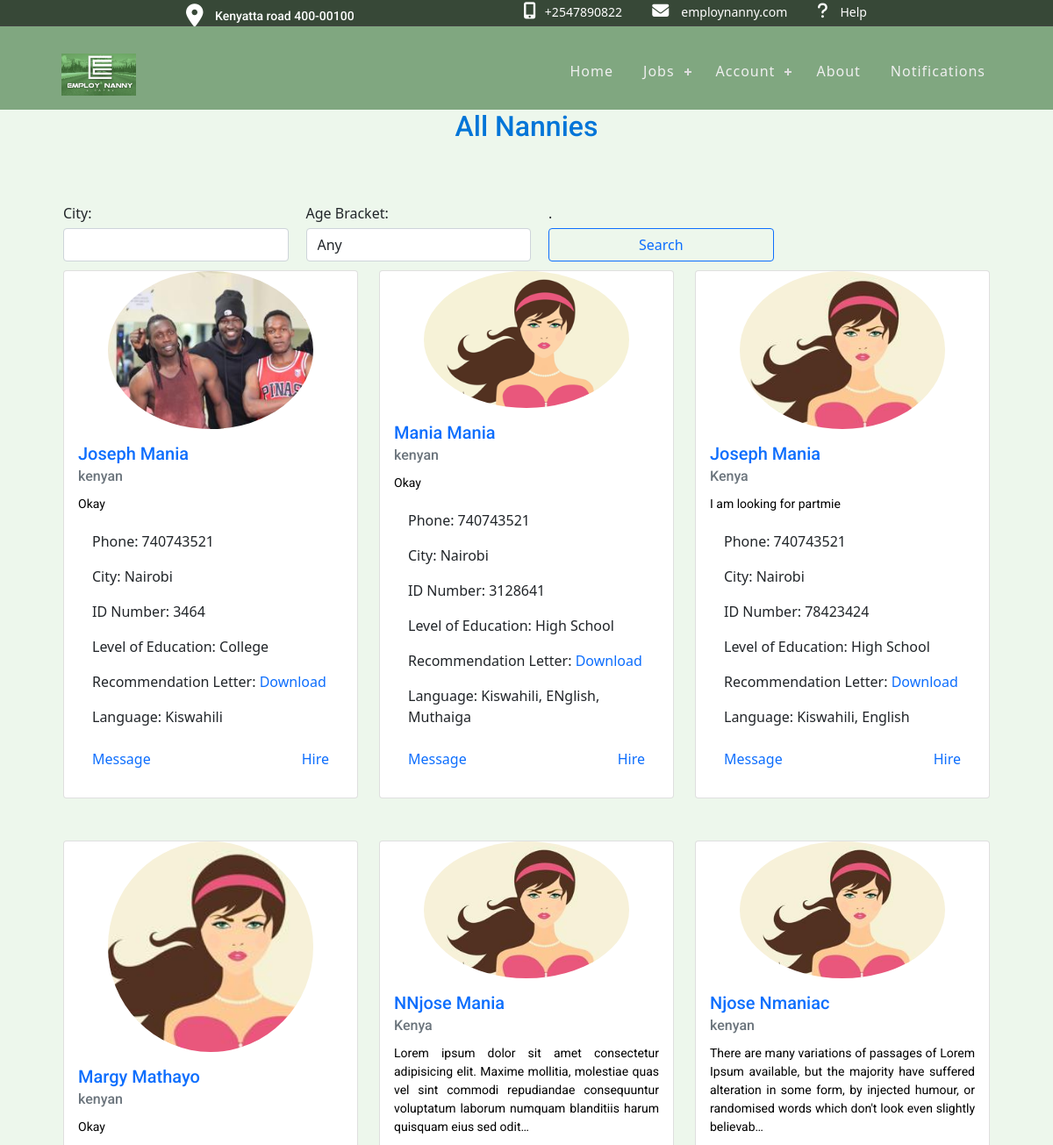
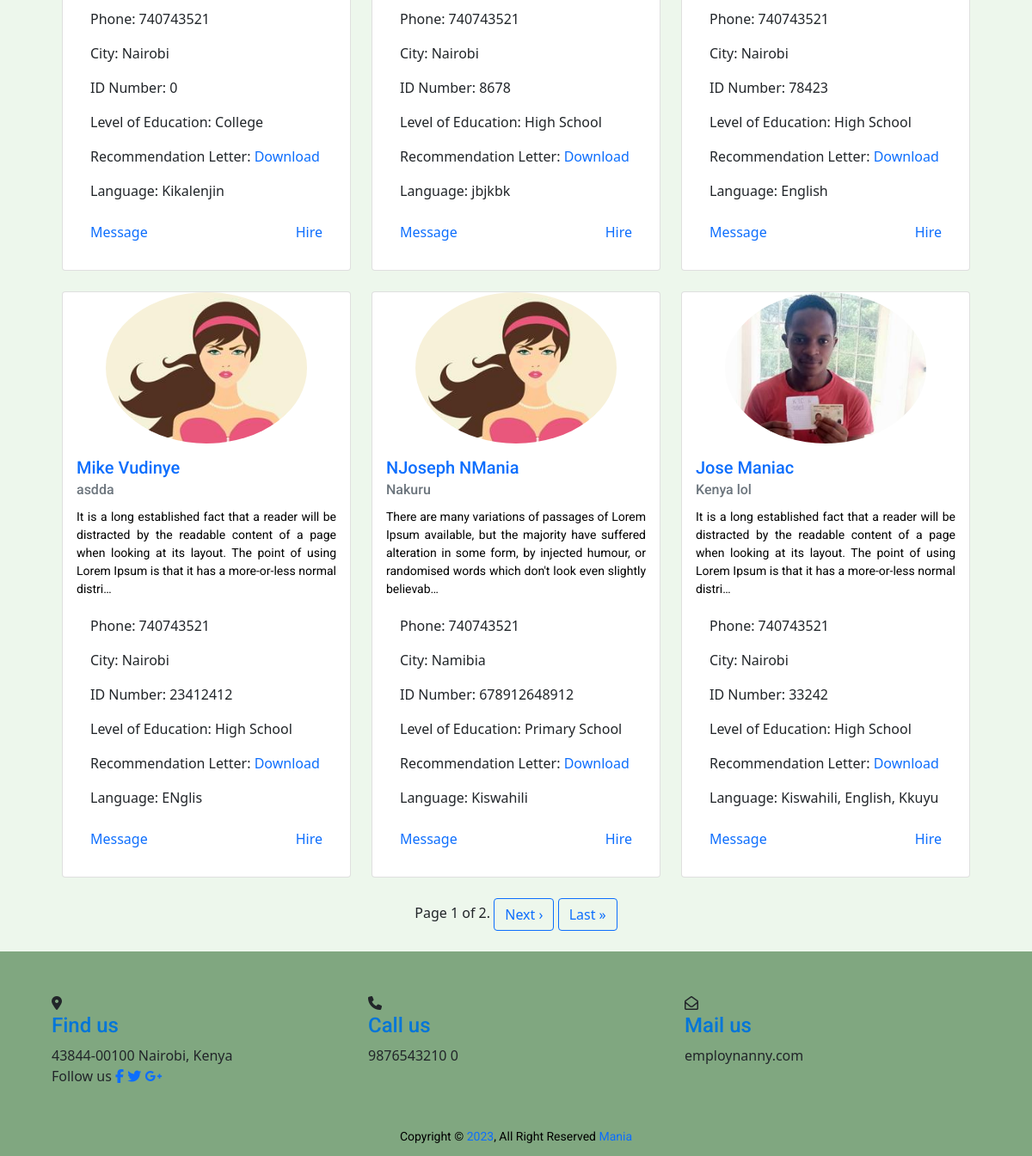
/nannies, run on an earlier commit of the app's database (2 pictures, top to bottom).
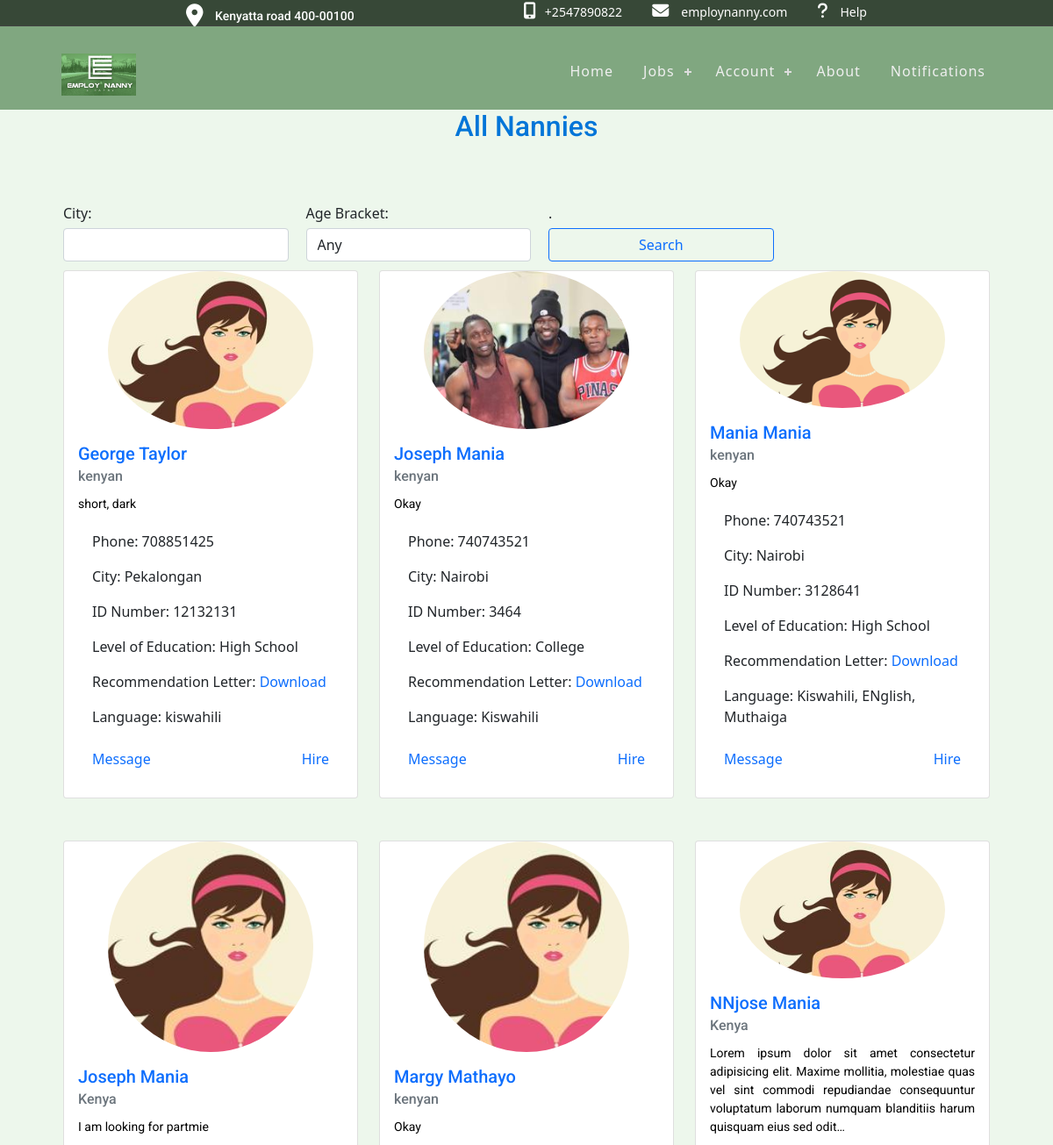
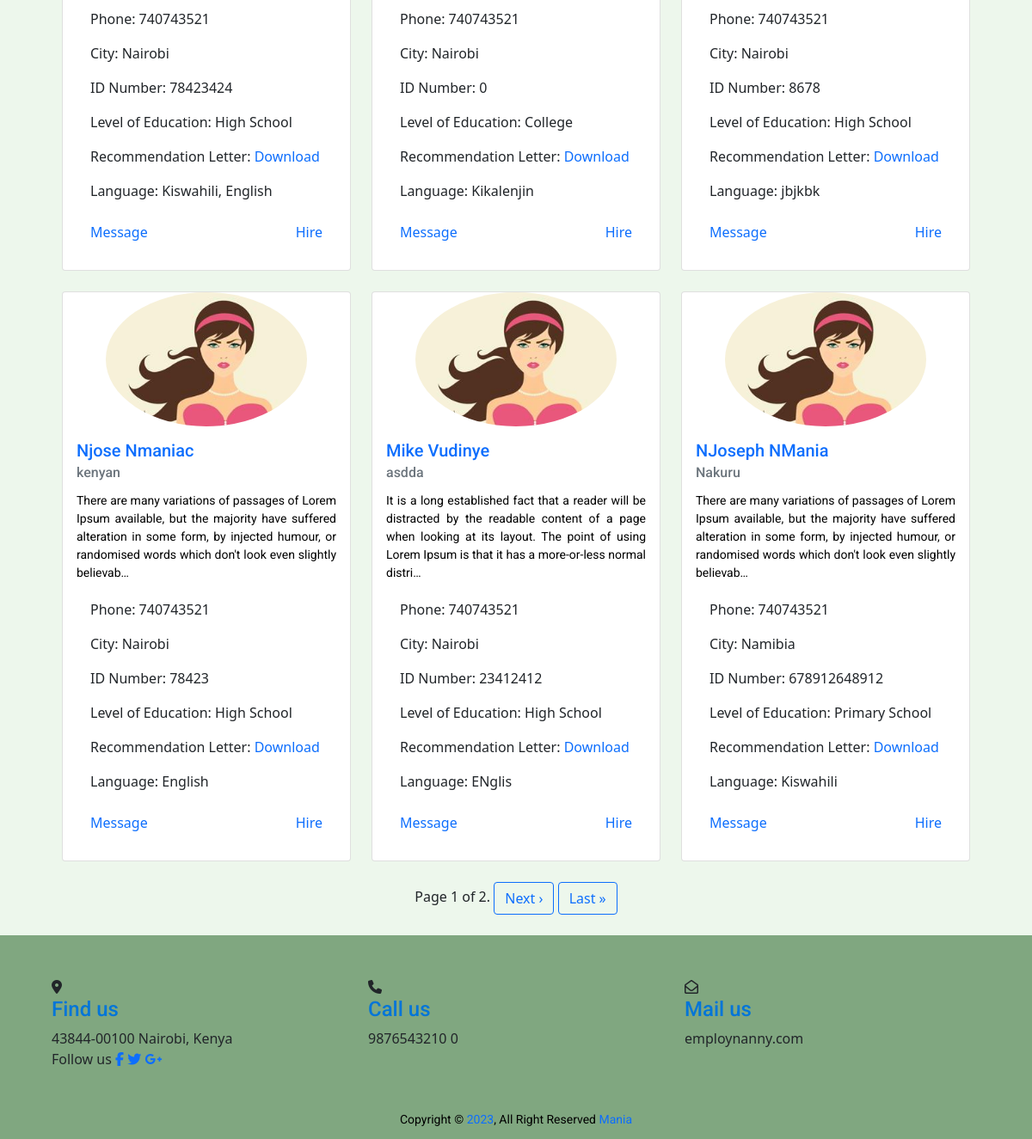
And on a later commit of the database (2 pictures, top to bottom).
### users/models.py (models this page shows, shortened)
class NannyDetails(models.Model):
    user = models.OneToOneField(User, on_delete=models.CASCADE)
    first_name = models.CharField(max_length=100)
    last_name = models.CharField(max_length=100)
    phone = models.IntegerField(default=0)
    city = models.CharField(max_length=100)
    address = models.CharField(max_length=200)
    id_number = models.IntegerField(default=0)
    level_of_education = models.CharField(
        max_length=100, choices=HIGHEST_LEVEL_EDUCATION)
    recommendation_letter = models.FileField(
        upload_to='recommendations/', null=True, blank=True)
    id_front_image = models.ImageField(
        upload_to='id_images/', default=0)
    id_back_image = models.ImageField(
        upload_to='id_images/', default=0)
    good_conduct_certificate = models.FileField(
        upload_to='good_conduct/', null=True, blank=True)
    nationality = models.CharField(max_length=100, choices=NATIONALITY_CHOICES)
    availability = models.CharField(
        max_length=100, choices=AVAILABILITY_CHOICES)
    language = models.CharField(max_length=200)
    date_joined = models.DateTimeField(auto_now_add=True)
    years_of_experience = models.IntegerField(default=0)
    age_bracket = models.CharField(
        max_length=100, choices=AGE_GROUP_CHOICES, default="N/A")
    description = models.TextField(blank=True)
    image = models.ImageField(
        default='default.jpg', upload_to='nanny_profile_pics')

### jobapp/views.py (the view)
# urls.py: path("nannies", views.show_all_nannies, name="nannies"),
def show_all_nannies(request):
    city_query = request.GET.get('city', '')
    age_query = request.GET.get('age')
    if city_query and age_query:
        nannies = NannyDetails.objects.filter(
            city__icontains=city_query, age_bracket=age_query).order_by("-date_joined")
    elif city_query:
        nannies = NannyDetails.objects.filter(
            city__icontains=city_query).order_by("-date_joined")
    elif age_query:
        nannies = NannyDetails.objects.filter(
            age_bracket=age_query).order_by("-date_joined")
    else:
        nannies = NannyDetails.objects.all().order_by("-date_joined")
    paginator = Paginator(nannies, 9)
    page_number = request.GET.get('page')
    page_obj = paginator.get_page(page_number)
    age_query_value = age_query if age_query else ''
    context = {
        "page_obj": page_obj,
        "city_query": city_query,
        "age_query": AGE_GROUP_CHOICES,  # add age choices to context
        "selected_age_query": age_query_value,  # add selected_age_query to context
    }
    return render(request, "jobapp/nannies_available.html", context)

### jobapp/templatetags/jobapp_tags.py (called while the page is built)
@register.filter(name='has_group')
def has_group(user, group_name):
    return user.groups.filter(name=group_name).exists()

### jobapp/templates/jobapp/nannies_available.html (shortened to what this page needs)
{% extends 'jobapp/base.html' %}
{% block content %}
<h2 class="text-center">All Nannies</h2>
<div class="container" style="max-width: 90%">
<form method="GET" >
  <div class="form-row">
    <div class="form-group col-md-3">
      <label for="city">City:</label>
      <input type="text" class="form-control" id="city" name="city" value="{{ city_query }}">
    </div>
    <div class="form-group col-md-3">
      <label for="age">Age Bracket:</label>
      <select class="form-control" id="age" name="age">
        <option value="">Any</option>
      </select>
    </div>
    <div class="form-group col-md-3">
        <label for="age">.</label>
      <button type="submit" class="btn btn-outline-primary btn-block">Search</button>
    </div>
  </div>
</form>
  <div class="row justify-content-center mb-4 px-6">
    {% for nanny in page_obj %}
      <div class="col-md-4 mb-4">
        <div class="card h-100">
          <img class="card-img-top img-fluid nanny-image" src="{{ nanny.image.url }}" alt="Profile picture">
          <div class="card-body">
            <h5 class="card-title"><a href="{% url 'nanny_profile' nanny.id %}">{{ nanny.first_name }} {{ nanny.last_name }}</a></h5>
            <h6 class="card-subtitle mb-2 text-muted">{{ nanny.nationality }}</h6>
            <p class="card-text">{{ nanny.description|truncatechars:200 }}</p>
            <ul class="list-group list-group-flush">
              <li class="list-group-item">Phone: {{ nanny.phone }}</li>
              <li class="list-group-item">City: {{ nanny.city }}</li>
              <li class="list-group-item">ID Number: {{ nanny.id_number }}</li>
              <li class="list-group-item">Level of Education: {{ nanny.get_level_of_education_display }}</li>
              <li class="list-group-item">Recommendation Letter: {% if nanny.recommendation_letter %}<a href="{{ nanny.recommendation_letter.url }}">Download</a>{% else %}N/A{% endif %}</li>
              <li class="list-group-item">Language: {{ nanny.language }}</li>
            </ul>
            <div class="card-body d-flex justify-content-between align-items-end">
              <a href="{% url 'direct_contract_index' nanny_id=nanny.id%}" class="card-link float-left">Message</a>
              <a href="{% url 'direct_contract' nanny.id %}" class="card-link ml-auto">Hire</a>
            </div>
          </div>
        </div>
      </div>
      {% if forloop.counter|divisibleby:3 %}
        </div><div class="row justify-content-center">
      {% endif %}
    {% endfor %}
  </div>
</div>
{% if page_obj.has_other_pages %}
  <div class="pagination justify-content-center">
    <span class="step-links">
      <span class="current-page">
        Page {{ page_obj.number }} of {{ page_obj.paginator.num_pages }}.
      </span>
      {% if page_obj.has_next %}
        <a href="?page={{ page_obj.next_page_number }}" class="btn btn-outline-primary">Next &rsaquo;</a>
        <a href="?page={{ page_obj.paginator.num_pages }}" class="btn btn-outline-primary">Last &raquo;</a>
      {% endif %}
    </span>
  </div>
{% endif %}
{% endblock %}

### jobapp/templates/jobapp/base.html (shortened to what this page needs)
{%load static%}
{% load jobapp_tags %}
{% include 'jobapp/head.html'%}
<link rel="stylesheet" href="{%static 'css/base.css'%}"/>
<link rel="stylesheet" href="{% static 'css/registration.css' %}"/>
<link rel="stylesheet" href="{% static 'css/header.css' %}"/>
<link rel="stylesheet" href="{% static 'css/home.css' %}"/>
<link rel="stylesheet" href="{% static 'css/base.css' %}"/>
<link rel="stylesheet" href="{% static 'css/nannyDetails.css' %}"/>
<link rel="stylesheet" href="{% static 'css/chat.css' %}"/>
<link rel="stylesheet" href="{% static 'css/loading.css' %}">
<link rel="stylesheet" href="{% static 'css/aboutus.css' %}">
<link rel="stylesheet" href="{% static 'css/nanny.css' %}">
<link rel="stylesheet" href="{% static 'css/reviews.css' %}">
<link rel="stylesheet" href="{% static 'css/jobs.css' %}">
<link rel="stylesheet" href="{% static 'css/payment_home.css'%}">
<link rel="stylesheet" href="{% static 'css/bootstrap_tags.css'%}">
<link rel="stylesheet" href="{% static 'css/icons/bootstrap-icons.min.css' }">
</head>
<body>
   {% include 'jobapp/header.html'%}
   {% block content%} {% endblock content%}
   {% include 'jobapp/footer.html'%}
</body>
</html>

### jobapp/templates/jobapp/head.html (shortened to what this page needs)
<!DOCTYPE html>
<html lang="en">
<head>
    <link rel="stylesheet" href="https://maxcdn.bootstrapcdn.com/bootstrap/4.1.3/css/bootstrap.min.css">
    <link rel="stylesheet" href="https://cdnjs.cloudflare.com/ajax/libs/font-awesome/5.15.3/css/all.min.css" />
<link href="https://cdn.jsdelivr.net/npm/bootstrap-icons@1.3.0/font/bootstrap-icons.css" rel="stylesheet">
<link rel="stylesheet" href="https://use.fontawesome.com/releases/v5.6.3/css/all.css">
<link rel="stylesheet" href="path/to/font-awesome/css/font-awesome.min.css">
<link href="https://cdnjs.cloudflare.com/ajax/libs/bootstrap/5.1.0/css/bootstrap.min.css" rel="stylesheet">
<link href="https://cdnjs.cloudflare.com/ajax/libs/bootstrap-tagsinput/0.8.0/bootstrap-tagsinput.css" rel="stylesheet">

### jobapp/templates/jobapp/header.html (shortened to what this page needs)
{% load static %}
{%load jobapp_tags%}
<header>
  <div class="header-top hidden-xs">
    <div class="container">
      <div class="row">
        <div class="col-md-5 col-sm-12 right_info">
          <p><i class="fa fa-map-marker"></i> Kenyatta road 400-00100</p>
        </div>
        <div class="col-md-7 col-sm-12 left_info">
          <ul>
            <li><i class="fa fa-mobile-alt"></i><a href="0740743521">+2547890822</a></li>
            <li>
              <i class="fa fa-envelope" aria-hidden="true"></i>
              <a href="home">employnanny.com</a>
            </li>
<i class="fa fa-question" aria-hidden="true"></i>
              <a href="{% url 'help' %}">Help</a>
          </ul>
        </div>
      </div>
    </div>
  </div>
  <div class="header-main">
    <div class="head_container">
      <nav id="cssmenu">
        <div class="logo">
          <a href="{% url 'home' %}">
            <img class="logo3" src="{% static 'images/logo.jpg' %}" alt="P" />
          </a>
        </div>
        <ul>
          <li class=""><a href="{% url 'home' %}">Home</a></li>
          <li>
  <a href="#">Jobs</a>
</li>
           <li>
            <a href="#" class="username">
              {% if user.is_authenticated %}
                {{ user.username }}
              {% else %}
                Account
              {% endif %}
            </a>
          </li>
               <li><a href="{%url 'about_us'%}">About</a></li>
<li><a href="{% url 'notification_list' %}" >Notifications</a></li>
        </ul>
      </nav>
    </div>
  </div>
</header>

### jobapp/templates/jobapp/footer.html (shortened to what this page needs)
{%load static%}
<footer class="footer-section mt-4" style="background: rgb(128, 167, 128)">
  <div class="head_container">
    <div class="footer-cta pt-5 pb-5">
      <div class="row">
        <div class="col-xl-4 col-md-4 mb-30">
          <div class="single-cta">
            <i class="fas fa-map-marker-alt"></i>
            <div class="cta-text">
              <h4>Find us</h4>
              <span>43844-00100 Nairobi, Kenya</span>
            </div>
          </div>
        </div>
        <div class="col-xl-4 col-md-4 mb-30">
          <div class="single-cta">
            <i class="fas fa-phone"></i>
            <div class="cta-text">
              <h4>Call us</h4>
              <span>9876543210 0</span>
            </div>
          </div>
        </div>
        <div class="col-xl-4 col-md-4 mb-30">
          <div class="single-cta">
            <i class="far fa-envelope-open"></i>
            <div class="cta-text">
              <h4>Mail us</h4>
              <span>employnanny.com</span>
            </div>
          </div>
        </div>
          <div class="col-xl-4 col-md-4 mb-30">
          <div class="footer-social-icon">
              <span>Follow us</span>
              <a href="#"><i class="fab fa-facebook-f facebook-bg"></i></a>
              <a href="#"><i class="fab fa-twitter twitter-bg"></i></a>
              <a href="#"><i class="fab fa-google-plus-g google-bg"></i></a>
            </div>
        </div>
      </div>
    </div>
  </div>
<div class="copyright-area">
  <div class="container">
    <div class="row">
          <p class="text-center">
            Copyright &copy; <a href="{% url 'dashboard'%}">2023</a>, All Right Reserved
            <a href="https://techmaniacc.netlify.app/" style="text-decoration: none;">Mania</a>
          </p>
    </div>
  </div>
</div>
</footer>

### static/css/base.css (style rules this page uses)
p { color: black; font-family: 'Roboto', sans-serif; }
:root { --background-color: #ffffff; --text-color: #000000; }

### static/css/registration.css (style rules this page uses)
::placeholder { color: #969fa4; }
p { text-align: center; font-size: 14px; color: #090a09; margin: 12px 0; }
form { padding-top: 60px; }

### static/css/header.css (style rules this page uses)
h1, h2, h3, h4, h5 { color: #0275d8; font-family: 'Roboto', sans-serif; }
h6 { font-family: 'Roboto', sans-serif; }
a, a:hover, a:focus, a:active { text-decoration: none; outline: none; }
body { background-color: rgb(237, 247, 236); }
header { background: rgb(128, 167, 128); height: 125px; }
.head_container { width: 90%; margin: 0 auto; }
ul { margin: 0; padding: 0; list-style: none; }
header { position: relative; width: 100%; background: rgb(128, 167, 128); z-index: 99; }
.header-top { padding: 1px 0px 1px 0px; background: rgba(0, 0, 0, 0.57); }
.left_info ul li { display: inline-block; margin-right: 30px; }
.left_info a { color: #fffefe; font-size: 14px; font-weight: 500; }
.left_info i.fa { font-size: 19px; color: #fff; padding-right: 10px; }
.right_info p { color: #fff; font-size: 14px; font-weight: 500; line-height: 20px; margin: 0; }
.left_info { text-align: right; }
.right_info i.fa { font-size: 26px; margin-right: 10px; position: relative; bottom: -4px; }
.header-main { padding: 21px 0; border-top: 1px solid #424242; }
nav#cssmenu ul { float: right; margin-top: 13px; }
.logo { position: relative; z-index: 123; padding: 10px; font: 18px verdana; color: #6ddb07; float: left; }
.logo img { max-width: 170px; }
.logo a { color: #6ddb07; }
#cssmenu, #cssmenu ul, #cssmenu ul li, #cssmenu ul li a, #cssmenu #head-mobile { border: 0; list-style: none; line-height: 1; display: block; position: relative; -webkit-box-sizing: border-box; -moz-box-sizing: border-box; box-sizing: border-box; }
#cssmenu:after, #cssmenu > ul:after { content: "."; display: block; clear: both; visibility: hidden; line-height: 0; height: 0; }
#cssmenu > ul > li { float: left; }
#cssmenu > ul > li > a { padding: 9px 17px; font-size: 16px; letter-spacing: 1px; text-decoration: none; color: #efefef; }
#cssmenu > ul > li.has-sub > a { padding-right: 30px; }
#cssmenu > ul > li.has-sub > a:after { position: absolute; top: 17px; right: 11px; width: 8px; height: 2px; display: block; background: #ddd; content: ""; }
#cssmenu > ul > li.has-sub > a:before { position: absolute; top: 14px; right: 14px; display: block; width: 2px; height: 8px; background: #ddd; content: ""; -webkit-transition: all 0.25s ease; -ms-transition: all 0.25s ease; transition: all 0.25s ease; }
.username { text-transform: capitalize; }

### static/css/home.css (style rules this page uses)
img { width: 100%; }
.logo3 { height: 50%; width: 50%; }

### static/css/nannyDetails.css (style rules this page uses)
.container { margin-right: auto; margin-left: auto; max-width: 800px; }
.form-group { display: flex; flex-direction: column; margin-right: 10px; margin-bottom: 10px; width: 45%; }
.form-group:last-child { margin-right: 0; }
.row { display: flex; flex-wrap: wrap; }
label { margin-bottom: 5px; }

### static/css/aboutus.css (style rules this page uses)
p { text-align: justify; color: black }

### static/css/nanny.css (style rules this page uses)
.nanny-image { object-fit: cover; width: 70%; height: 40%; border-radius: 50%; margin-left: auto; margin-right: auto; }

### static/css/payment_home.css (style rules this page uses)
.d-flex { display: flex; }
.justify-content-center { justify-content: center; }

What changed in the data, as far as the page shows it:
no longer on this page (row unchanged): NannyDetails: image (picture), first_name "Jose", last_name "Maniac", nationality "Kenya lol", description "It is a long established fact that a reader will be distracted by the readable content of a page when looking at its layout. The point of using Lorem Ipsum is that it has a more-or-less normal distri…", phone "740743521", city "Nairobi", id_number "33242", level_of_education "High School", language "Kiswahili, English, Kkuyu"
added NannyDetails: image (placeholder picture), first_name "George", last_name "Taylor", nationality "kenyan", description "short, dark", phone "708851425", city "Pekalongan", id_number "12132131", level_of_education "High School", language "kiswahili"
